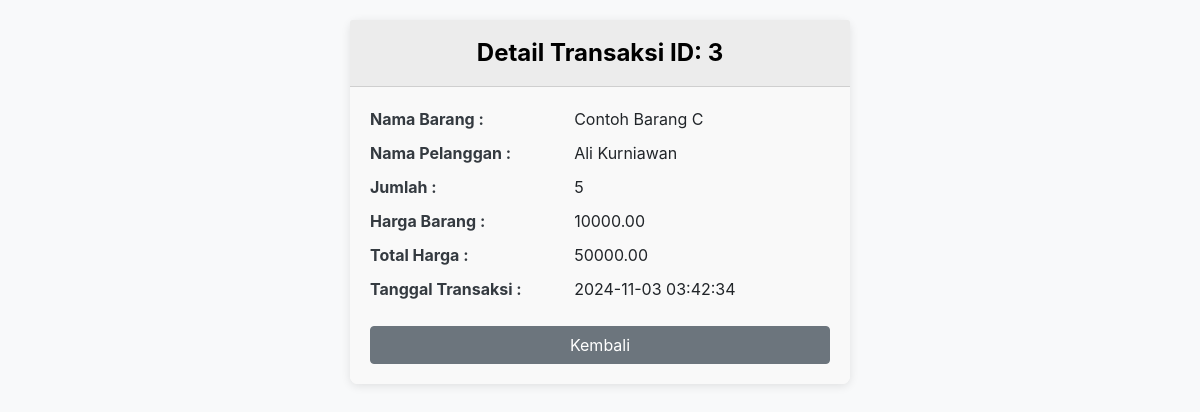
/index.php?controller=transaksi&action=detail&id=3, run on the app's committed database.
### tables this page shows
CREATE TABLE `transaksi` (
  `id` int(11) NOT NULL,
  `kode_barang` varchar(10) NOT NULL,
  `id_pelanggan` varchar(10) NOT NULL,
  `jumlah` int(11) NOT NULL,
  `total_harga` decimal(10,2) NOT NULL,
  `tanggal` datetime DEFAULT current_timestamp()
);

CREATE TABLE `barang` (
  `id` int(11) NOT NULL,
  `kode_barang` varchar(10) NOT NULL,
  `nama_barang` varchar(50) NOT NULL,
  `harga` decimal(10,2) NOT NULL,
  `stok` int(11) NOT NULL
);

CREATE TABLE `pelanggan` (
  `id` int(11) NOT NULL,
  `id_pelanggan` varchar(10) NOT NULL,
  `nama_pelanggan` varchar(50) NOT NULL,
  `alamat` text NOT NULL
);

### App/controllers/TransaksiController.php (called while the page is built, shortened)
<?php
require_once __DIR__ . '/../models/Transaksi.php';
class TransaksiController
{
    private $transaksiModel;
    public function __construct($db)
    {
        $this->transaksiModel = new Transaksi($db);
    }
    public function detail($id)
    {
        $transaksiDetail = $this->transaksiModel->getDetailTransaksi($id);
        require_once __DIR__ . '/../views/transaksi/detail.php';
    }
}

### App/models/transaksi.php (called while the page is built, shortened)
<?php
class Transaksi
{
    private $db;
    public function __construct($database)
    {
        $this->db = $database;
    }
    public function getDetailTransaksi($id)
    {
        $query = "SELECT t.id, b.nama_barang, p.nama_pelanggan, t.jumlah, b.harga, t.total_harga, t.tanggal
              FROM transaksi t
              JOIN barang b ON t.kode_barang = b.kode_barang
              JOIN pelanggan p ON t.id_pelanggan = p.id_pelanggan
              WHERE t.id = :id";
        $stmt = $this->db->prepare($query);
        $stmt->bindParam(':id', $id);
        $stmt->execute();
        return $stmt->fetch(PDO::FETCH_ASSOC);
    }
}

### App/Views/Transaksi/detail.php (the view, shortened to what this page needs)
<!DOCTYPE html>
<html lang="id">
<head>
    <link href="https://maxcdn.bootstrapcdn.com/bootstrap/4.5.2/css/bootstrap.min.css" rel="stylesheet">
</head>
<body>
    <div class="container">
        <div class="card">
            <div class="card-header">
                Detail Transaksi ID: <?= htmlspecialchars($transaksiDetail['id']) ?>
            </div>
            <div class="card-body">
                <div class="row">
                    <div class="col-5 label">Nama Barang :</div>
                    <div class="col-7"><?= htmlspecialchars($transaksiDetail['nama_barang']) ?></div>
                </div>
                <div class="row">
                    <div class="col-5 label">Nama Pelanggan :</div>
                    <div class="col-7"><?= htmlspecialchars($transaksiDetail['nama_pelanggan']) ?></div>
                </div>
                <div class="row">
                    <div class="col-5 label">Jumlah :</div>
                    <div class="col-7"><?= htmlspecialchars($transaksiDetail['jumlah']) ?></div>
                </div>
                <div class="row">
                    <div class="col-5 label">Harga Barang :</div>
                    <div class="col-7"><?= htmlspecialchars($transaksiDetail['harga']) ?></div>
                </div>
                <div class="row">
                    <div class="col-5 label">Total Harga :</div>
                    <div class="col-7"><?= htmlspecialchars($transaksiDetail['total_harga']) ?></div>
                </div>
                <div class="row">
                    <div class="col-5 label">Tanggal Transaksi :</div>
                    <div class="col-7"><?= htmlspecialchars($transaksiDetail['tanggal']) ?></div>
                </div>
                <a href="index.php?controller=transaksi&action=index" class="btn btn-secondary btn-back">Kembali</a>
            </div>
        </div>
    </div>
</body>
</html>

### App/Views/Transaksi/detail.php (style rules this page uses)
body { background-color: #f8f9fa; }
.card { margin: 20px auto; border: none; border-radius: 8px; box-shadow: 0 2px 10px rgba(0, 0, 0, 0.1); max-width: 500px; }
.card-header { background-color: #ececec; color: #000000; font-size: 1.5em; font-weight: bold; text-align: center; border-radius: 8px 8px 0 0; padding: 15px; }
.card-body { padding: 20px; background-color: #f9f9f9; border-radius: 0 0 8px 8px; }
.row { margin-bottom: 10px; }
.label { font-weight: bold; color: #343a40; }
.btn-back { width: 100%; margin-top: 15px; }

### data on the page
transaksi: id "3", barang.nama_barang "Contoh Barang C", pelanggan.nama_pelanggan "Ali Kurniawan", jumlah "5", barang.harga "10000.00", total_harga "50000.00", tanggal "2024-11-03 03:42:34"
